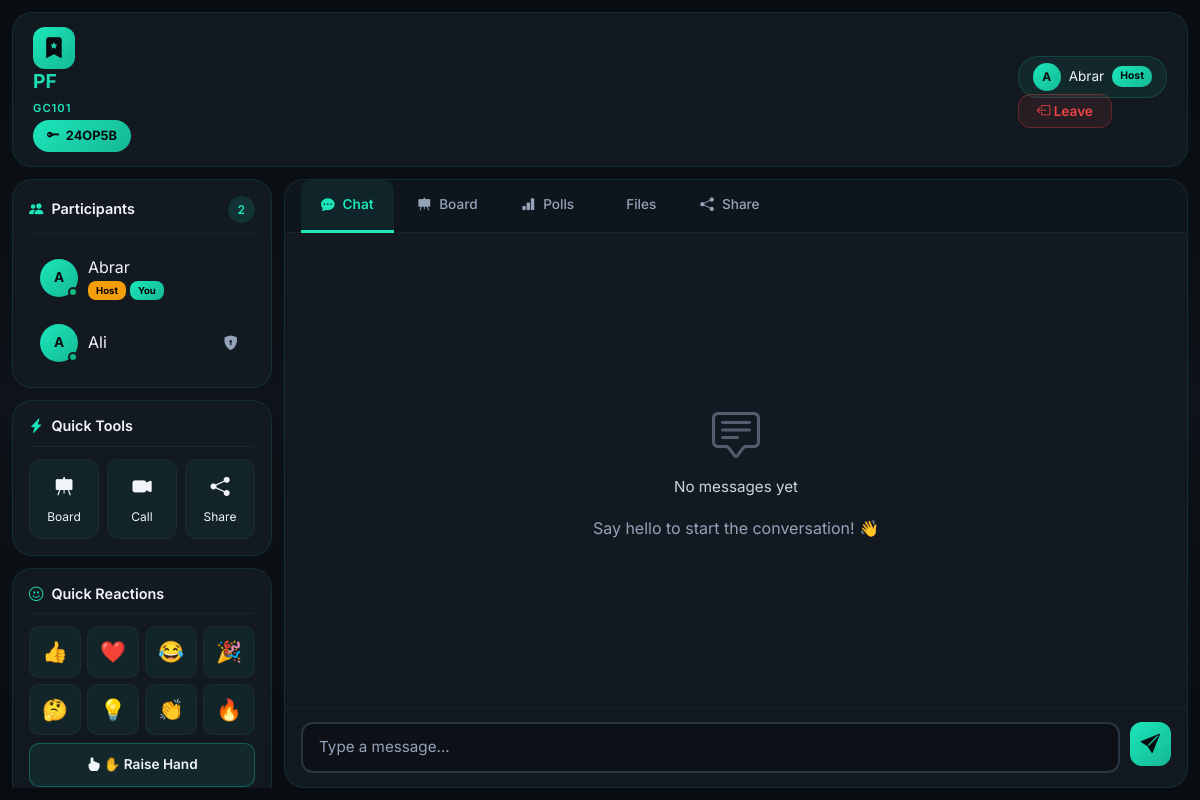
Before: /rooms/1 (signed in) with the older database file.
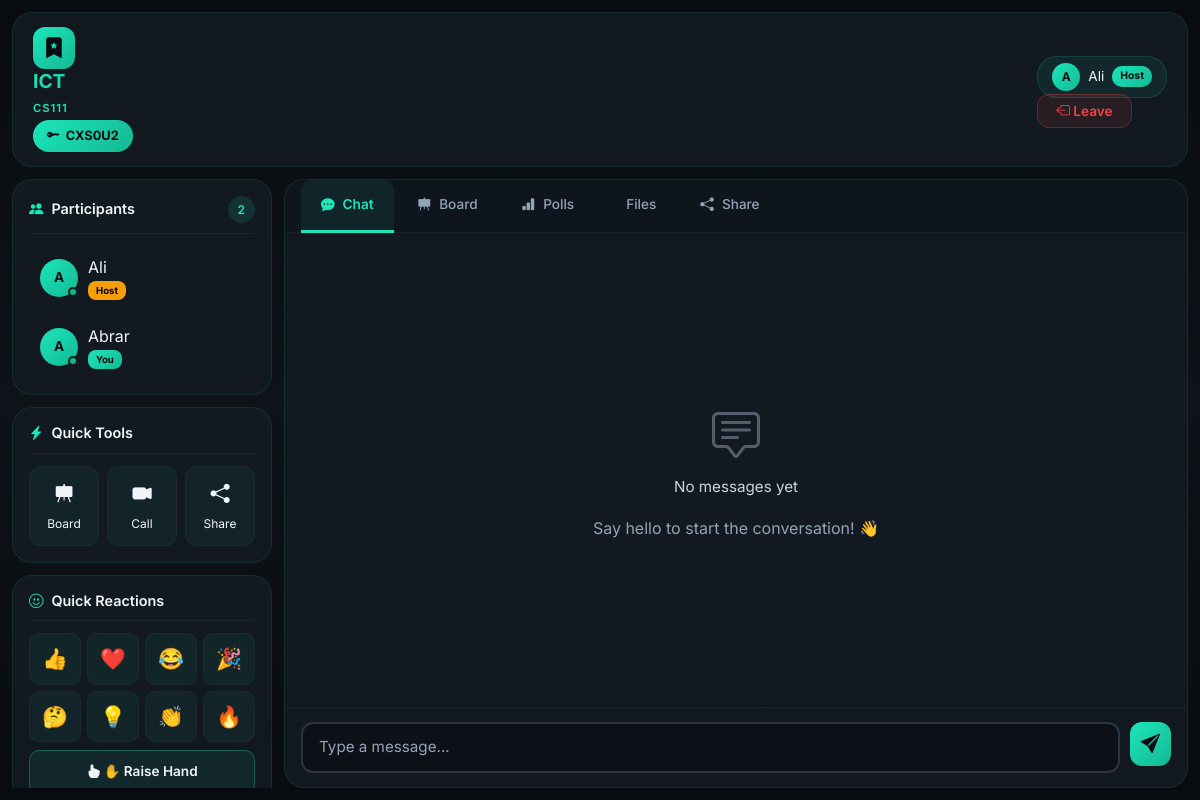
After: the same page with the newer database file.
### app.py (models this page shows, shortened)
class Room(db.Model):
    id = db.Column(db.Integer, primary_key=True)
    name = db.Column(db.String(100), nullable=False)
    description = db.Column(db.String(500))
    course_code = db.Column(db.String(20), unique=True, nullable=False)
    room_code = db.Column(db.String(6), unique=True, nullable=False)
    created_by = db.Column(db.Integer, db.ForeignKey('user.id', ondelete='CASCADE'), nullable=False)
    created_at = db.Column(db.DateTime, default=datetime.utcnow)
    is_private = db.Column(db.Boolean, default=False)
    room_password = db.Column(db.String(200), nullable=True)
    creator = db.relationship('User', foreign_keys=[created_by], backref='created_rooms')
    members = db.relationship('User', secondary=room_members, backref='joined_rooms')
    messages = db.relationship('ChatMessage', cascade='all, delete-orphan', backref='room', lazy=True)
    materials = db.relationship('StudyMaterial', cascade='all, delete-orphan', backref='room', lazy=True)

class User(db.Model, UserMixin):
    id = db.Column(db.Integer, primary_key=True)
    username = db.Column(db.String(80), unique=True, nullable=False)
    email = db.Column(db.String(120), unique=True, nullable=False)
    password_hash = db.Column(db.String(200), nullable=False)

### app.py (the view)
@app.route('/rooms/<int:room_id>')
@login_required
def room_detail(room_id):
    room = Room.query.get_or_404(room_id)
    if not can_access_room(current_user, room):
        flash('Access denied.', 'danger')
        return redirect(url_for('rooms'))
    return render_template('room_detail.html', room=room)

### app.py (called while the page is built)
def can_access_room(user, room):
    return user.id == room.created_by or user in room.members

@login_manager.user_loader
def load_user(user_id):
    return db.session.get(User, int(user_id))

### templates/room_detail.html (shortened to what the changed rows need)
{% extends "base.html" %}
{% block content %}
<div class="room-fullscreen">
    <div class="room-topbar">
        <div class="room-info">
            <div class="room-icon-box">
                <i class="bi bi-bookmark-star-fill"></i>
            </div>
            <div class="room-title-group">
                <h4>{{ room.name }}</h4>
                <span class="room-course-tag">{{ room.course_code }}</span>
            </div>
            <div class="room-code-badge">
                <i class="bi bi-key-fill"></i> {{ room.room_code }}
            </div>
        </div>
        <div class="room-actions-group">
            <div class="host-badge">
                <div class="host-avatar-sm">
                    <span>{{ room.creator.username[0] | upper }}</span>
                </div>
                <span class="host-name">{{ room.creator.username }}</span>
                <span class="host-tag">Host</span>
            </div>
        </div>
    </div>
    <div class="room-main-full">
        <div class="room-sidebar-left">
            <div class="sidebar-section-box">
                <div class="participants-list-scroll">
                    {% for member in room.members %}
                    <div class="participant-row" data-user-id="{{ member.id }}" id="participant-{{ member.id }}">
                        <div style="position:relative;">
                            <div class="avatar-initials-sm">
                                <span>{{ member.username[0] | upper }}</span>
                            </div>
                            <div class="online-indicator"></div>
                        </div>
                        <div style="flex:1;">
                            <span class="participant-name-text">{{ member.username }}</span>
                            <div style="display:flex;gap:4px;flex-wrap:wrap;">
                                {% if member.id == room.created_by %}
                                <span class="tag-badge tag-host-badge">Host</span>
                                {% endif %}
                                {% if member.id == current_user.id %}
                                <span class="tag-badge tag-you-badge">You</span>
                                {% endif %}
                            </div>
                        </div>
                        <div>
                            {% if current_user.id == room.created_by and member.id != room.created_by %}
                            <button class="btn-permission-icon" data-user-id="{{ member.id }}" title="Toggle Permission">
                                <i class="bi bi-shield-lock-fill"></i>
                            </button>
                            {% endif %}
                        </div>
                    </div>
                    {% endfor %}
                </div>
            </div>
        </div>
    </div>
</div>
{% endblock %}

Changed rows visible on the page:
changed Room: name "PF" → "ICT"; course_code "GC101" → "CS111"; room_code "24OP5B" → "CXS0U2"; created_by 1 → 2 (drawn)
shown differently, row unchanged: User "Ali": now shows "Host"; moves up the list
shown differently, row unchanged: User "Abrar": no longer shows "Host"
Other visible differences:
{{ room.creator.username }}: "Abrar" → "Ali"
